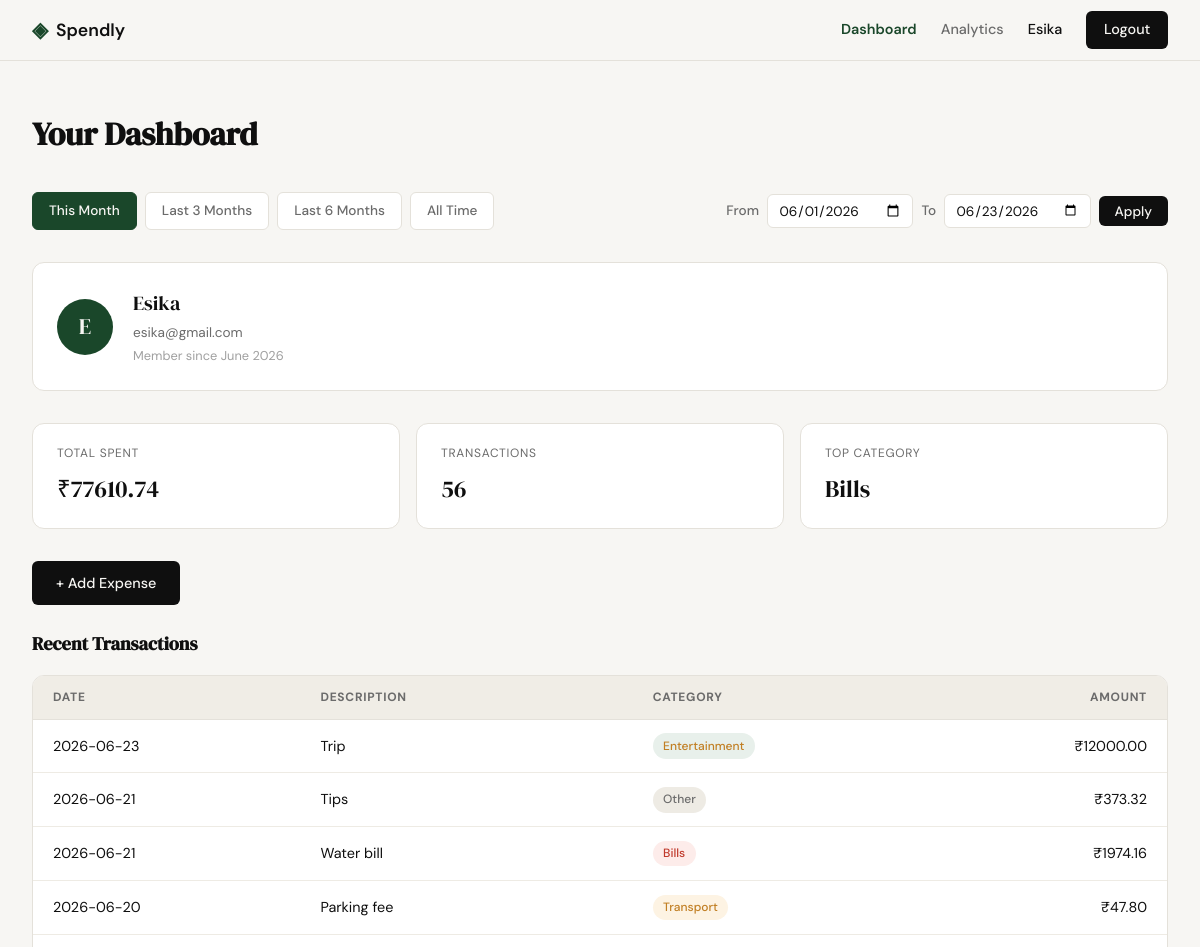
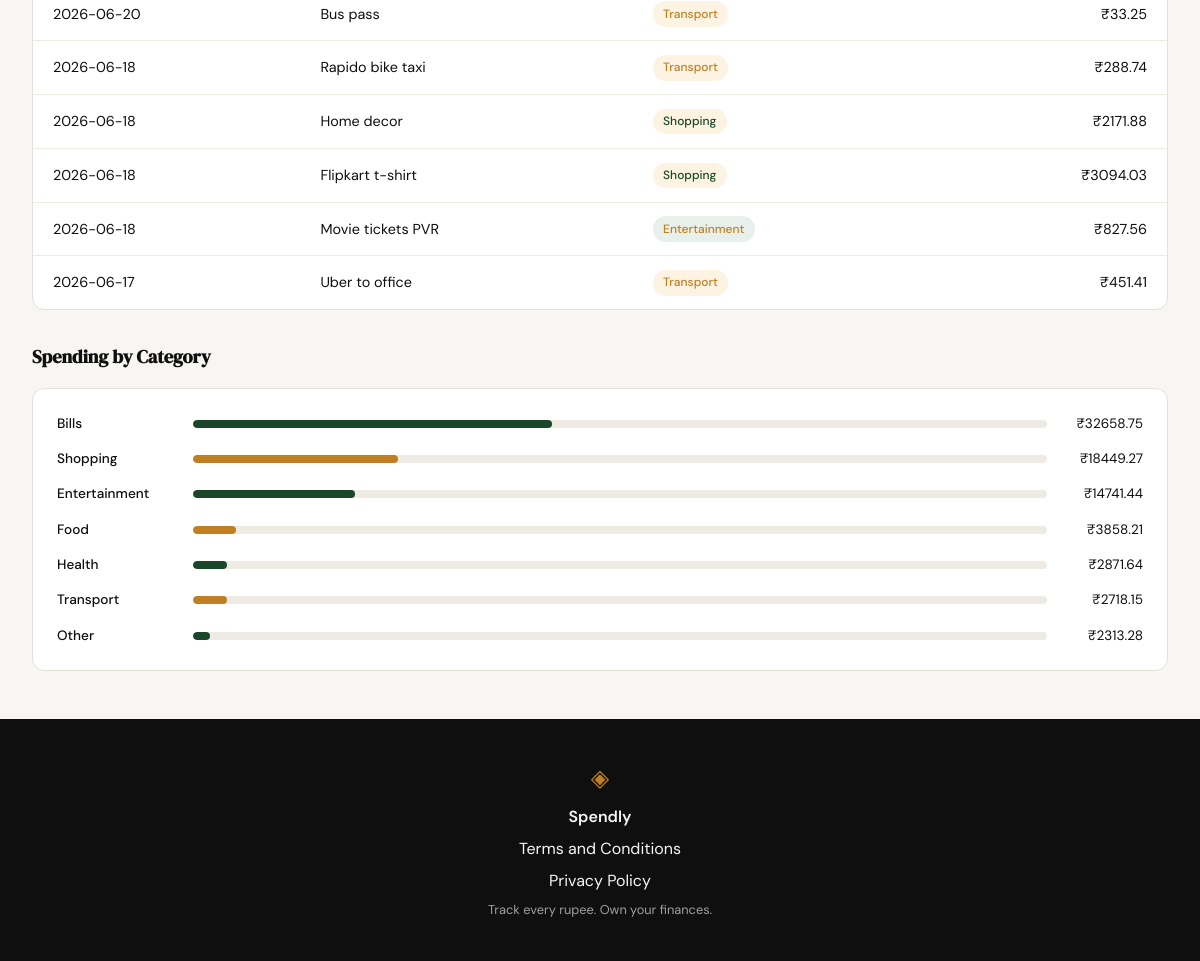
The page /profile?date_from=2026-06-01&date_to=2026-06-23 (signed in) on the database its author committed (2 pictures, top to bottom).
### tables this page shows
CREATE TABLE users (
            id            INTEGER PRIMARY KEY AUTOINCREMENT,
            name          TEXT    NOT NULL,
            email         TEXT    UNIQUE NOT NULL,
            password_hash TEXT    NOT NULL,
            created_at    TEXT    DEFAULT (datetime('now'))
        );

CREATE TABLE expenses (
            id          INTEGER PRIMARY KEY AUTOINCREMENT,
            user_id     INTEGER NOT NULL REFERENCES users(id),
            amount      REAL    NOT NULL,
            category    TEXT    NOT NULL,
            date        TEXT    NOT NULL,
            description TEXT,
            created_at  TEXT    DEFAULT (datetime('now'))
        );

### app.py (the view)
@app.route("/profile")
def profile():
    if "user_id" not in session:
        return redirect(url_for("login"))
    user = get_user_by_id(session["user_id"])
    if user is None:
        session.clear()
        return redirect(url_for("login"))
    today = datetime.now()
    this_month_from = today.replace(day=1).strftime("%Y-%m-%d")
    this_month_to = today.strftime("%Y-%m-%d")
    last_3m_from = (today - timedelta(days=90)).strftime("%Y-%m-%d")
    last_3m_to = this_month_to
    last_6m_from = (today - timedelta(days=180)).strftime("%Y-%m-%d")
    last_6m_to = this_month_to
    presets = {
        "this_month": {"from": this_month_from, "to": this_month_to},
        "last_3_months": {"from": last_3m_from, "to": last_3m_to},
        "last_6_months": {"from": last_6m_from, "to": last_6m_to},
    }
    raw_from = request.args.get("date_from", "").strip()
    raw_to = request.args.get("date_to", "").strip()
    date_from = None
    date_to = None
    if raw_from:
        try:
            datetime.strptime(raw_from, "%Y-%m-%d")
            date_from = raw_from
        except ValueError:
            pass
    if raw_to:
        try:
            datetime.strptime(raw_to, "%Y-%m-%d")
            date_to = raw_to
        except ValueError:
            pass
    if date_from and date_to and date_from > date_to:
        flash("Start date must be before end date.")
        date_from = None
        date_to = None
    if date_from == this_month_from and date_to == this_month_to:
        active_preset = "this_month"
    elif date_from == last_3m_from and date_to == last_3m_to:
        active_preset = "last_3_months"
    elif date_from == last_6m_from and date_to == last_6m_to:
        active_preset = "last_6_months"
    elif date_from is None and date_to is None:
        active_preset = "all_time"
    else:
        active_preset = None  # custom range
    summary = get_summary_stats(user["id"], date_from=date_from, date_to=date_to)
    transactions = get_recent_transactions(user["id"], date_from=date_from, date_to=date_to)
    categories = get_category_breakdown(user["id"], date_from=date_from, date_to=date_to)
    return render_template(
        "profile.html",
        user=user,
        summary=summary,
        transactions=transactions,
        categories=categories,
        date_from=date_from or "",
        date_to=date_to or "",
        active_preset=active_preset,
        presets=presets,
    )

### database/db.py (called while the page is built)
def get_db():
    conn = sqlite3.connect(DB_PATH)
    conn.row_factory = sqlite3.Row
    conn.execute("PRAGMA foreign_keys = ON")
    return conn

### database/queries.py (called while the page is built)
def _build_date_filter(user_id, date_from=None, date_to=None):
    conditions = ["user_id = ?"]
    params = [user_id]
    if date_from and date_to:
        conditions.append("date BETWEEN ? AND ?")
        params.extend([date_from, date_to])
    elif date_from:
        conditions.append("date >= ?")
        params.append(date_from)
    elif date_to:
        conditions.append("date <= ?")
        params.append(date_to)
    return " AND ".join(conditions), params

def get_user_by_id(user_id):
    conn = get_db()
    try:
        row = conn.execute(
            "SELECT id, name, email, created_at FROM users WHERE id = ?",
            (user_id,),
        ).fetchone()
        if row is None:
            return None
        date_str = row["created_at"][:10]
        year, month, _ = date_str.split("-")
        MONTH_NAMES = [
            "January", "February", "March", "April", "May", "June",
            "July", "August", "September", "October", "November", "December",
        ]
        member_since = f"{MONTH_NAMES[int(month) - 1]} {year}"
        return {
            "id": row["id"],
            "name": row["name"],
            "email": row["email"],
            "member_since": member_since,
        }
    finally:
        conn.close()

def get_recent_transactions(user_id, limit=10, date_from=None, date_to=None):
    conn = get_db()
    try:
        where, params = _build_date_filter(user_id, date_from, date_to)
        rows = conn.execute(
            f"SELECT date, description, category, amount "
            f"FROM expenses WHERE {where} ORDER BY date DESC LIMIT ?",
            params + [limit],
        ).fetchall()
        return [
            {
                "date": row["date"],
                "description": row["description"],
                "category": row["category"],
                "amount": row["amount"],
            }
            for row in rows
        ]
    finally:
        conn.close()

### templates/profile.html (shortened to what this page needs)
{% extends "base.html" %}
{% block head %}
<link rel="stylesheet" href="{{ url_for('static', filename='css/profile.css') }}">
{% endblock %}
{% block content %}
<div class="profile-page">
    <h1>Your Dashboard</h1>
    <div class="profile-filter-bar" data-active-preset="{{ active_preset }}">
        <a href="{{ url_for('profile', date_from=presets.this_month.from, date_to=presets.this_month.to) }}"
           class="profile-filter-preset {% if active_preset == 'this_month' %}profile-filter-preset--active{% endif %}">
            This Month
        </a>
        <a href="{{ url_for('profile', date_from=presets.last_3_months.from, date_to=presets.last_3_months.to) }}"
           class="profile-filter-preset {% if active_preset == 'last_3_months' %}profile-filter-preset--active{% endif %}">
            Last 3 Months
        </a>
        <a href="{{ url_for('profile', date_from=presets.last_6_months.from, date_to=presets.last_6_months.to) }}"
           class="profile-filter-preset {% if active_preset == 'last_6_months' %}profile-filter-preset--active{% endif %}">
            Last 6 Months
        </a>
        <a href="{{ url_for('profile') }}"
           class="profile-filter-preset {% if active_preset == 'all_time' %}profile-filter-preset--active{% endif %}">
            All Time
        </a>
        <form class="profile-filter-custom" method="GET" action="{{ url_for('profile') }}">
            <label for="date_from">From</label>
            <input type="date" id="date_from" name="date_from" value="{{ date_from }}">
            <label for="date_to">To</label>
            <input type="date" id="date_to" name="date_to" value="{{ date_to }}">
            <button type="submit" class="btn-primary btn-filter-apply">Apply</button>
        </form>
    </div>
    <div class="profile-user-card">
        <div class="profile-avatar">{{ user.name[0]|upper }}</div>
        <div class="profile-user-meta">
            <span class="profile-user-name">{{ user.name }}</span>
            <span class="profile-user-email">{{ user.email }}</span>
            <span class="profile-user-since">Member since {{ user.member_since }}</span>
        </div>
    </div>
    <div class="profile-stats">
        <div class="profile-stat">
            <div class="profile-stat-label">Total Spent</div>
            <div class="profile-stat-value">₹{{ "%.2f"|format(summary.total_spent) }}</div>
        </div>
        <div class="profile-stat">
            <div class="profile-stat-label">Transactions</div>
            <div class="profile-stat-value">{{ summary.transaction_count }}</div>
        </div>
        <div class="profile-stat">
            <div class="profile-stat-label">Top Category</div>
            <div class="profile-stat-value">{{ summary.top_category }}</div>
        </div>
    </div>
    <a href="{{ url_for('add_expense') }}" class="btn-primary" style="display:inline-block;margin-bottom:1.5rem;">+ Add Expense</a>
    <h2 class="profile-section-title">Recent Transactions</h2>
    {% if transactions %}
    <div class="profile-table-wrap">
        <table class="profile-table">
            <thead>
                <tr>
                    <th>Date</th>
                    <th>Description</th>
                    <th>Category</th>
                    <th class="col-amount">Amount</th>
                </tr>
            </thead>
            <tbody>
            {% for tx in transactions %}
                <tr>
                    <td>{{ tx.date }}</td>
                    <td>{{ tx.description }}</td>
                    <td>
                        <span class="profile-badge profile-badge--{{ tx.category|lower }}">
                            {{ tx.category }}
                        </span>
                    </td>
                    <td class="col-amount">₹{{ "%.2f"|format(tx.amount) }}</td>
                </tr>
            {% endfor %}
            </tbody>
        </table>
    </div>
    {% else %}
    <div class="profile-empty">
        No expenses yet. <a href="{{ url_for('add_expense') }}">Add your first expense</a>.
    </div>
    {% endif %}
    {% if categories %}
    <h2 class="profile-section-title">Spending by Category</h2>
    <div class="profile-breakdown">
        {% for cat in categories %}
        <div class="profile-cat-row">
            <span class="profile-cat-name">{{ cat.name }}</span>
            <div class="profile-cat-bar-track">
                <div class="profile-cat-bar {% if loop.index is even %}profile-cat-bar--alt{% endif %}"
                     style="width: {{ cat.pct }}%;">
                </div>
            </div>
            <span class="profile-cat-total">₹{{ "%.2f"|format(cat.amount) }}</span>
        </div>
        {% endfor %}
    </div>
    {% endif %}
</div>
{% endblock %}

### templates/base.html (shortened to what this page needs)
<!DOCTYPE html>
<html lang="en">
<head>
    <link rel="stylesheet" href="{{ url_for('static', filename='css/style.css') }}">
    {% block head %}{% endblock %}
</head>
<body>
    <nav class="navbar">
        <div class="nav-inner">
            <a href="{{ url_for('landing') }}" class="nav-brand">
                <span class="brand-icon">◈</span>
                <span class="brand-name">Spendly</span>
            </a>
            <div class="nav-links">
                {% if "user_id" in session %}
                    <a href="{{ url_for('profile') }}" {% if request.endpoint == 'profile' %}class="nav-link-active"{% endif %}>Dashboard</a>
                    <a href="{{ url_for('analytics') }}" {% if request.endpoint == 'analytics' %}class="nav-link-active"{% endif %}>Analytics</a>
                    <span class="nav-user">{{ session.user_name }}</span>
                    <a href="{{ url_for('logout') }}" class="nav-cta">Logout</a>
                {% else %}
                    <a href="{{ url_for('login') }}">Sign in</a>
                    <a href="{{ url_for('register') }}" class="nav-cta">Get started</a>
                {% endif %}
            </div>
        </div>
    </nav>
    <main class="main-content">
        {% block content %}{% endblock %}
    </main>
    <footer class="footer">
        <div class="footer-inner">
            <span class="brand-icon">◈</span>
            <span class="footer-name">Spendly</span>
            <a href="/terms">Terms and Conditions</a>
            <a href="/privacy">Privacy Policy</a>
            <p class="footer-copy">Track every rupee. Own your finances.</p>
        </div>
    </footer>
</body>
</html>

### static/css/style.css (style rules this page uses)
:root { --ink: #0f0f0f; --ink-soft: #2d2d2d; --ink-muted: #6b6b6b; --ink-faint: #a0a0a0; --paper: #f7f6f3; --paper-warm: #f0ede6; --paper-card: #ffffff; --accent: #1a472a; --accent-light: #e8f0eb; --accent-2: #c17f24; --accent-2-light: #fdf3e3; --danger: #c0392b; --danger-light: #fdecea; --border: #e4e1da; --border-soft: #eeebe4; --font-display: 'DM Serif Display', Georgia, serif; --font-body: 'DM Sans', system-ui, sans-serif; --max-width: 1200px; --auth-width: 440px; --radius-sm: 6px; --radius-md: 12px; --radius-lg: 20px; }
*, *::before, *::after { box-sizing: border-box; margin: 0; padding: 0; }
html { font-size: 16px; scroll-behavior: smooth; }
body { background: var(--paper); color: var(--ink); font-family: var(--font-body); font-size: 1rem; line-height: 1.6; -webkit-font-smoothing: antialiased; }
a { color: inherit; text-decoration: none; }
.navbar { position: sticky; top: 0; z-index: 100; background: var(--paper); border-bottom: 1px solid var(--border); padding: 0 2rem; }
.nav-inner { max-width: var(--max-width); margin: 0 auto; height: 60px; display: flex; align-items: center; justify-content: space-between; }
.nav-brand { display: flex; align-items: center; gap: 0.5rem; font-family: var(--font-body); font-weight: 600; font-size: 1.1rem; color: var(--ink); }
.brand-icon { color: var(--accent); font-size: 1.3rem; }
.brand-name { color: var(--ink); }
.nav-links { display: flex; align-items: center; gap: 1.5rem; font-size: 0.9rem; font-weight: 500; }
.nav-links a { color: var(--ink-muted); transition: color 0.2s; }
.nav-links a.nav-link-active { color: var(--accent); font-weight: 600; }
.nav-cta { background: var(--ink) !important; color: var(--paper) !important; padding: 0.45rem 1.1rem; border-radius: var(--radius-sm); transition: background 0.2s !important; }
.main-content { min-height: calc(100vh - 60px - 100px); }
.btn-primary { display: inline-block; background: var(--ink); color: var(--paper); padding: 0.65rem 1.5rem; border-radius: var(--radius-sm); font-family: var(--font-body); font-size: 0.9rem; font-weight: 500; cursor: pointer; border: none; transition: background 0.2s; text-decoration: none; }
.footer { background: var(--ink); color: var(--paper); padding: 2.5rem 2rem; text-align: center; }
.footer-inner { display: flex; flex-direction: column; align-items: center; gap: 0.4rem; }
.footer .brand-icon { color: var(--accent-2); font-size: 1.5rem; }
.footer-name { font-weight: 600; font-size: 1rem; }
.footer-copy { font-size: 0.8rem; color: var(--ink-faint); }

### rows shown on the page
users: user_name "Esika", name "E", name "Esika", email "esika@gmail.com"
expenses: date "2026-06-23", description "Trip", category "Entertainment", amount "12000.00"
expenses: date "2026-06-21", description "Tips", category "Other", amount "373.32"
expenses: date "2026-06-21", description "Water bill", category "Bills", amount "1974.16"
expenses: date "2026-06-20", description "Parking fee", category "Transport", amount "47.80"
expenses: date "2026-06-20", description "Bus pass", category "Transport", amount "33.25"
expenses: date "2026-06-18", description "Rapido bike taxi", category "Transport", amount "288.74"
expenses: date "2026-06-18", description "Home decor", category "Shopping", amount "2171.88"
expenses: date "2026-06-18", description "Flipkart t-shirt", category "Shopping", amount "3094.03"
expenses: date "2026-06-18", description "Movie tickets PVR", category "Entertainment", amount "827.56"
expenses: date "2026-06-17", description "Uber to office", category "Transport", amount "451.41"

### other values the page prints
{{ user.member_since }} "June 2026"
{{ "%.2f"|format(summary.total_spent) }} "77610.74"
{{ summary.transaction_count }} "56"
{{ summary.top_category }} "Bills"
{{ cat.name }} "Bills" "Shopping" "Entertainment" "Food" "Health" "Transport" "Other"
{{ "%.2f"|format(cat.amount) }} "32658.75" "18449.27" "14741.44" "3858.21" "2871.64" "2718.15" "2313.28"
